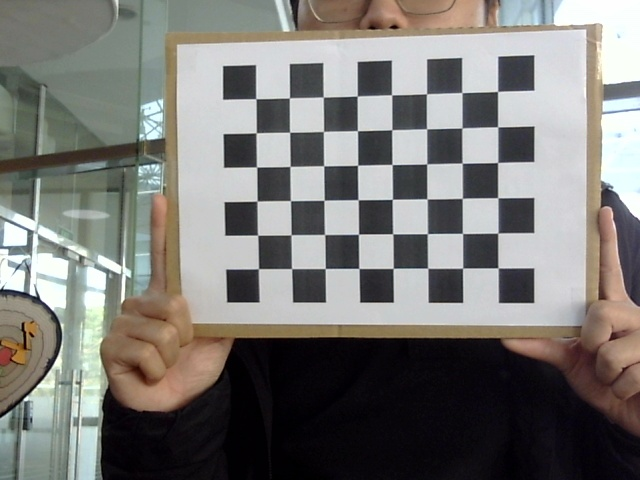
#> input picture GroupTask/left_images/left_1.jpg, 640 x 480 px, given in place of the camera
$ python depth.py   (older library calls are emulated)
#> lines starting #> are read from the running program, lines starting #| are printed output that depends on the picture
import cv2
import numpy as np
import json

# === Load camera parameters from calibration ===
with open("output/camera_params_PA.json", "r") as f:
#> (reads output/camera_params_PA.json from the repository)
    params = json.load(f)

cameraMatrix1 = np.array(params["camera_matrix_left"])
distCoeffs1 = np.array(params["dist_coeff_left"])
cameraMatrix2 = np.array(params["camera_matrix_right"])
distCoeffs2 = np.array(params["dist_coeff_right"])
R = np.array(params["rotation_matrix"])
T = np.array(params["translation_vector"])

# === Setup ===
width, height = 640, 480
image_size = (width, height)

# === Rectification ===
R1, R2, P1, P2, Q, _, _ = cv2.stereoRectify(
    cameraMatrix1, distCoeffs1,
    cameraMatrix2, distCoeffs2,
    image_size, R, T, alpha=0
)

# === Rectification Maps ===
map1x, map1y = cv2.initUndistortRectifyMap(cameraMatrix1, distCoeffs1, R1, P1, image_size, cv2.CV_16SC2)
map2x, map2y = cv2.initUndistortRectifyMap(cameraMatrix2, distCoeffs2, R2, P2, image_size, cv2.CV_16SC2)

# === Open USB Cameras ===
capL = cv2.VideoCapture(0)
capR = cv2.VideoCapture(1)
capL.set(cv2.CAP_PROP_FRAME_WIDTH, width)
capL.set(cv2.CAP_PROP_FRAME_HEIGHT, height)
capR.set(cv2.CAP_PROP_FRAME_WIDTH, width)
capR.set(cv2.CAP_PROP_FRAME_HEIGHT, height)

# === Stereo Matching Algorithm ===
stereo = cv2.StereoSGBM_create(
    minDisparity=0,
    numDisparities=16 * 5,
    blockSize=7,
    P1=8 * 3 * 7 ** 2,
    P2=32 * 3 * 7 ** 2,
    disp12MaxDiff=1,
    uniquenessRatio=15,
    speckleWindowSize=100,
    speckleRange=2,
    preFilterCap=63,
    mode=cv2.STEREO_SGBM_MODE_SGBM_3WAY,
)

print("Press 'q' to exit")

while True:
    retL, frameL = capL.read()
#> frameL is the input picture: shape (480, 640, 3); mean B, G, R 117.6, 121, 122.4
    retR, frameR = capR.read()

    if not retL or not retR:
        print("Failed to grab frames")
        break

    # === Rectify Frames ===
    rectL = cv2.remap(frameL, map1x, map1y, cv2.INTER_LINEAR)
#> rectL: shape (480, 640, 3); every value is 0
    rectR = cv2.remap(frameR, map2x, map2y, cv2.INTER_LINEAR)
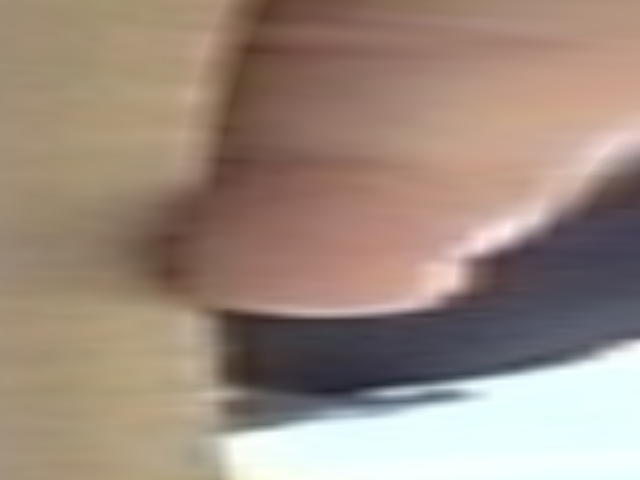
#> rectR: shape (480, 640, 3); mean B, G, R 127.5, 140.1, 158.2

    # === Grayscale Conversion ===
    grayL = cv2.cvtColor(rectL, cv2.COLOR_BGR2GRAY)
#> grayL: shape (480, 640); every value is 0
    grayR = cv2.cvtColor(rectR, cv2.COLOR_BGR2GRAY)
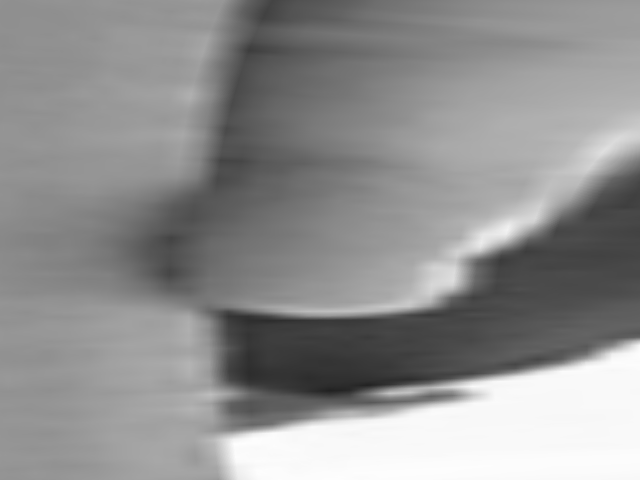
#> grayR: shape (480, 640); min 33, max 254, mean 144.1

    # === Optional Smoothing ===
    grayL = cv2.GaussianBlur(grayL, (5, 5), 0)
    grayR = cv2.GaussianBlur(grayR, (5, 5), 0)

    # === Compute Disparity Map ===
    disparity = stereo.compute(grayL, grayR).astype(np.float32) / 16.0
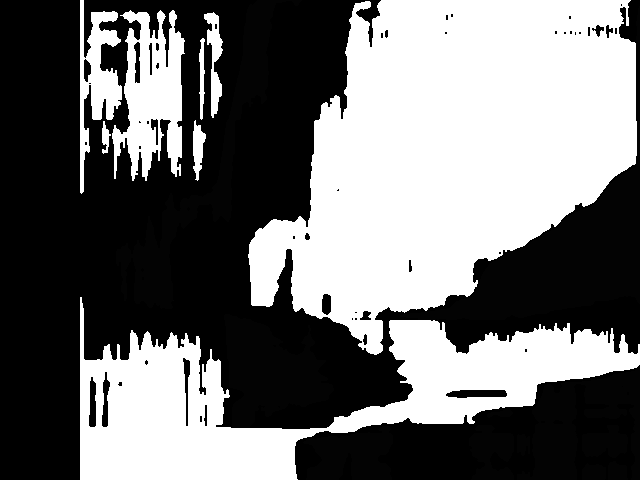
#> disparity: shape (480, 640) float32; min -1, max 79, mean 35; drawn with min black and max white

    # === Normalize for Visualization ===
    disp_vis = cv2.normalize(disparity, None, 0, 255, cv2.NORM_MINMAX)
    disp_vis = np.uint8(disp_vis)
    disp_color = cv2.applyColorMap(disp_vis, cv2.COLORMAP_JET)
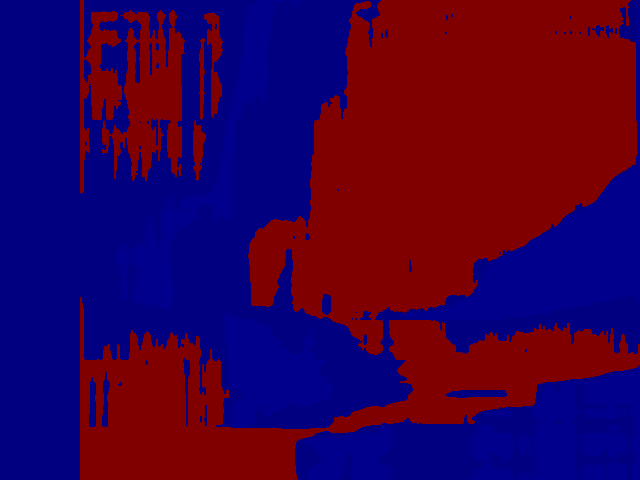
#> disp_color: shape (480, 640, 3); mean B, G, R 72.5, 0, 57.3

    # === Show Results ===
    cv2.imshow("Left", rectL)
    cv2.imshow("Right", rectR)
    cv2.imshow("Disparity", disp_color)

    if cv2.waitKey(1) & 0xFF == ord('q'):
#> (key q is pressed here)
        break

capL.release()
capR.release()
cv2.destroyAllWindows()
